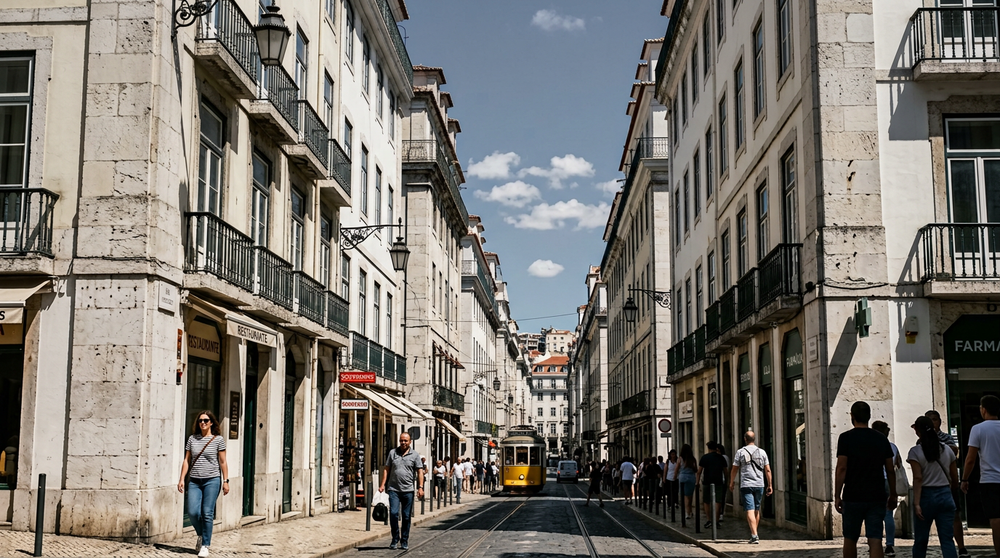
#> input picture sources/01_midday_city.png, 1000 x 558 px, shrunk from 1376 x 768 before the run, found by its file name; its folder holds only this picture in this run
$ python simulate_log2.py
#> lines starting #> are read from the running program, lines starting #| are printed output that depends on the picture
### GOLDEN_DAYLIGHT_CINEMA/BUILD/superseded_attempt/applelog2.py
"""
applelog2.py — Apple Log 2 / Apple Wide Gamut colour-science core.

GOLDEN DAYLIGHT CINEMA — standalone Apple Log 2 -> Rec.709 (gamma 2.4) LUT project.

SOURCES (see VALIDATION_REPORT.txt for the full citation list)
--------------------------------------------------------------
Transfer function (shared by Apple Log and Apple Log 2):
  Apple Inc., "Apple Log Profile White Paper", September 2023, and
  Apple Inc., "Apple Log 2 White Paper", September 2025.
  Constants reproduced in colour-science
  (colour/models/rgb/transfer_functions/apple_log_profile.py), which cites the
  Apple white paper and the AMPAS ACES IDT IDT.Apple.AppleLog_BT2020.ctl.

    R_0   = -0.05641088
    R_t   =  0.01
    sigma = 47.28711236
    beta  =  0.00964052
    gamma =  0.08550479
    delta =  0.69336945
    P_t   = sigma * (R_t - R_0)^2

Apple Wide Gamut primaries (Apple Log 2 only):
    R  (0.725,  0.301)
    G  (0.221,  0.814)
    B  (0.068, -0.076)
    W  D65 (0.3127, 0.3290)
  Cross-checked against four independent transcriptions of Apple's Apple Log 2
  white paper (OpenColorIO PR #2343 AppleCameras.cpp, hdr-toys clip.glsl,
  ireelz.com, cined.com) — all agree exactly.

INDEPENDENT VERIFICATION ANCHOR
-------------------------------
OpenColorIO-Config-ACES PR #179 / the Blender studio config publish the
Apple Wide Gamut -> ACES2065-1 (AP0) matrix with Bradford adaptation:

    [ 0.694961049318096 ,  0.241405268785364 ,  0.06363368189654   ]
    [ 0.0473627464149325,  1.00429592505428  , -0.0516586714692158 ]
    [-0.021989789359883 , -0.0289891049714743,  1.05097889433136   ]

verify_colorscience.py re-derives that matrix from the published chromaticities
and compares. If the derivation matches, our gamut maths is correct.

NOTE ON INPUT RANGE
-------------------
The Apple Log white paper defines the encoded pixel value P on the normalised
floating-point interval [0, 1] (10-bit FULL range: 0 -> 0.0, 1023 -> 1.0).
This module, and the delivered .cube, assume the LUT input is that normalised
full-range P. This is the same assumption Apple's own camera LUTs make.
"""

from __future__ import annotations

import numpy as np

# ---------------------------------------------------------------------------
# 1. Apple Log transfer function (identical in Apple Log and Apple Log 2)
# ---------------------------------------------------------------------------

APPLE_LOG = dict(
    R_0=-0.05641088,
    R_t=0.01,
    sigma=47.28711236,
    beta=0.00964052,
    gamma=0.08550479,
    delta=0.69336945,
)
APPLE_LOG["P_t"] = APPLE_LOG["sigma"] * (APPLE_LOG["R_t"] - APPLE_LOG["R_0"]) ** 2


def apple_log_encode(R):
    """Linear scene reflection R  ->  Apple Log encoded signal P in [0, 1].

    R = 0.18 is an 18 % reflectance reference grey chart.
    """
    R = np.asarray(R, dtype=np.float64)
    c = APPLE_LOG
    log_branch = c["gamma"] * np.log2(np.maximum(R + c["beta"], 1e-12)) + c["delta"]
    par_branch = c["sigma"] * (R - c["R_0"]) ** 2
    return np.select(
        [R >= c["R_t"], (R >= c["R_0"]) & (R < c["R_t"])],
        [log_branch, par_branch],
        default=0.0,
    )


# [11 lines left out: function apple_log_decode, not called in this run]


# ---------------------------------------------------------------------------
# 2. Chromaticities and RGB <-> XYZ matrices
# ---------------------------------------------------------------------------

D65 = (0.3127, 0.3290)
D60_ACES = (0.32168, 0.33767)

APPLE_WIDE_GAMUT_PRIMARIES = ((0.725, 0.301), (0.221, 0.814), (0.068, -0.076))
REC709_PRIMARIES = ((0.640, 0.330), (0.300, 0.600), (0.150, 0.060))
REC2020_PRIMARIES = ((0.708, 0.292), (0.170, 0.797), (0.131, 0.046))
AP0_PRIMARIES = ((0.7347, 0.2653), (0.0000, 1.0000), (0.0001, -0.0770))

# Bradford cone response matrix (Lam 1985) — the CAT used by OpenColorIO and
# OpenColorIO-Config-ACES for the Apple Wide Gamut -> AP0 matrix.
BRADFORD = np.array(
    [
        [0.8951, 0.2664, -0.1614],
        [-0.7502, 1.7135, 0.0367],
        [0.0389, -0.0685, 1.0296],
    ]
)


def xy_to_XYZ(xy, Y=1.0):
    x, y = xy
    return np.array([Y * x / y, Y, Y * (1.0 - x - y) / y])


def rgb_to_xyz_matrix(primaries, white_xy):
    """Build the 3x3 RGB -> CIE XYZ matrix from chromaticities (Y of white = 1)."""
    (rx, ry), (gx, gy), (bx, by) = primaries
    M = np.array(
        [
            [rx, gx, bx],
            [ry, gy, by],
            [1.0 - rx - ry, 1.0 - gx - gy, 1.0 - bx - by],
        ]
    )
    W = xy_to_XYZ(white_xy, 1.0)
    gains = np.linalg.solve(M, W)
    return M * gains[np.newaxis, :]


def bradford_adaptation(src_white_xy, dst_white_xy):
    """von Kries style chromatic adaptation matrix in XYZ using Bradford cones."""
#> in simulate_file, img is the input picture: PIL image 1000x558 RGB; mean R, G, B 122.2, 118, 111.5
    src = xy_to_XYZ(src_white_xy, 1.0)
    dst = xy_to_XYZ(dst_white_xy, 1.0)
    src_lms = BRADFORD @ src
    dst_lms = BRADFORD @ dst
    scale = np.diag(dst_lms / src_lms)
    return np.linalg.inv(BRADFORD) @ scale @ BRADFORD


# Working matrices -----------------------------------------------------------

AWG_TO_XYZ_D65 = rgb_to_xyz_matrix(APPLE_WIDE_GAMUT_PRIMARIES, D65)
XYZ_D65_TO_AWG = np.linalg.inv(AWG_TO_XYZ_D65)

REC709_TO_XYZ_D65 = rgb_to_xyz_matrix(REC709_PRIMARIES, D65)
XYZ_D65_TO_REC709 = np.linalg.inv(REC709_TO_XYZ_D65)

REC2020_TO_XYZ_D65 = rgb_to_xyz_matrix(REC2020_PRIMARIES, D65)
XYZ_D65_TO_REC2020 = np.linalg.inv(REC2020_TO_XYZ_D65)

AP0_TO_XYZ_D60 = rgb_to_xyz_matrix(AP0_PRIMARIES, D60_ACES)
XYZ_D60_TO_AP0 = np.linalg.inv(AP0_TO_XYZ_D60)

# Both Apple Wide Gamut and Rec.709 are D65 -> NO chromatic adaptation required.
AWG_TO_REC709 = XYZ_D65_TO_REC709 @ AWG_TO_XYZ_D65
AWG_TO_REC2020 = XYZ_D65_TO_REC2020 @ AWG_TO_XYZ_D65
REC709_TO_AWG = np.linalg.inv(AWG_TO_REC709)

# Verification target: Apple Wide Gamut -> ACES2065-1 with Bradford adaptation.
AWG_TO_AP0_BRADFORD = (
    XYZ_D60_TO_AP0 @ bradford_adaptation(D65, D60_ACES) @ AWG_TO_XYZ_D65
)

# Published reference (OpenColorIO-Config-ACES PR #179 / Blender studio config).
AWG_TO_AP0_REFERENCE = np.array(
    [
        [0.694961049318096, 0.241405268785364, 0.06363368189654],
        [0.0473627464149325, 1.00429592505428, -0.0516586714692158],
        [-0.021989789359883, -0.0289891049714743, 1.05097889433136],
    ]
)

# Rec.709 luminance weights (BT.709 Y'
REC709_LUMA = np.array([0.2126, 0.7152, 0.0722])


def apply_matrix(rgb, M):
    """Apply a 3x3 matrix to an (..., 3) array."""
    return np.einsum("ij,...j->...i", M, rgb)


# ---------------------------------------------------------------------------
# 3. Rec.709 / gamma 2.4 display encoding
# ---------------------------------------------------------------------------


# [78 lines left out: functions gamma24_encode, gamma24_decode, srgb_eotf, srgb_inverse_eotf, _compress_distance, gamut_compress and 1 more, not called in this run]


def _unit_curve(v, power):
    """f(v) = v / (1 + v^p)^(1/p); f(0)=0, f'(0)=1, f(inf)=1."""
    return v / ((1.0 + v**power) ** (1.0 / power))


class FilmicSigmoid:
    """Two-sided asymptotic power sigmoid mapping log2 stops to display code.

    x : log2(L / 0.18)  — stops relative to an 18 % grey card
    y : display code value in the output (gamma 2.4) encoding

    Continuous and C1 at the pivot (both halves have gradient `slope` there),
    strictly monotonic, and exactly reaches y_min at x_min and y_max at x_max.
    """

    # [62 lines left out: functions __init__, __call__, from_linear, describe, not called in this run]

### GOLDEN_DAYLIGHT_CINEMA/BUILD/superseded_attempt/simulate_log2.py
"""
simulate_log2.py — build DOCUMENTED SIMULATED Apple Log 2 frames from sRGB
source stills.

!!  IMPORTANT HONESTY NOTE  !!
These frames are SIMULATED. They are NOT iPhone 17 Pro sensor captures and do
not reproduce Apple's upstream sensor characterisation, demosaic, noise
reduction or ISP colour science. They exercise the delivered LUT over a
realistic Apple Log 2 signal range so the grade can be judged; they are not
evidence of how a real iPhone file behaves.

SIMULATION CHAIN (every step is explicit and reproducible)
----------------------------------------------------------
1.  Source 8-bit PNG, interpreted as sRGB (IEC 61966-2-1), -> display-linear.
2.  Inverse camera rendering -> scene-linear, D65 Rec.709 primaries:
      a) the sRGB display-linear value is treated as the output of a standard
         BT.709 camera rendering, inverted analytically via the inverse
         BT.709 OETF applied to the sRGB code value. This anchors
         BT.709 code 0.4137 (sRGB ~0.4167) to 18 % scene reflectance.
      b) a smooth HIGHLIGHT EXPANSION above code `hl_knee` re-spreads the
         compressed top end over `hl_stops` stops of scene-referred
         headroom. This DOES NOT invent texture: areas that are clipped flat
         in the source stay flat. It only places them at a plausible
         scene-referred level so the LUT's shoulder is genuinely exercised.
3.  scene-linear Rec.709 (D65) -> scene-linear Apple Wide Gamut (D65) by the
    inverse of the matrix derived from Apple's published primaries. No
    chromatic adaptation: both spaces are D65.
4.  Apple Log encode (Apple Log Profile White Paper constants) -> P in [0,1].
5.  Quantise to 10 bits full range, which is what Apple Log 2 records in
    ProRes and HEVC, then store as 16-bit PNG.

An `exposure_ev` offset can be applied at step 2 to produce the
under/over-exposed stress variants used in the validation report.
"""

from __future__ import annotations

import os
import sys

sys.path.insert(0, os.path.dirname(os.path.abspath(__file__)))

import numpy as np
from PIL import Image

from applelog2 import (
    REC709_TO_AWG,
    apple_log_encode,
    apply_matrix,
    srgb_eotf,
)

# BT.709 OETF constants (ITU-R BT.709-6)
_A, _B, _C = 1.099, 0.099, 4.5
_CUT = 0.018


def bt709_oetf_inverse(V):
    """BT.709 OETF code value -> scene-linear."""
    V = np.asarray(V, dtype=np.float64)
    lin_seg = V / _C
    log_seg = ((np.maximum(V, 0.0) + _B) / _A) ** (1.0 / 0.45)
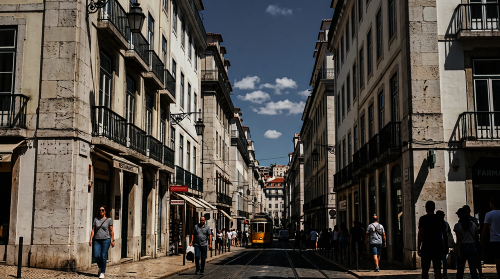
#> log_seg: shape (558, 1000, 3) float64 (shown at 1/2 size); mean of channels 0, 1, 2 0.321, 0.299, 0.275; drawn as R, G, B
    return np.where(V < _C * _CUT, lin_seg, log_seg)


def highlight_expand(lin, knee_lin, stops):
    """Smoothly re-spread the top of a clipped rendering over `stops` of
    scene-referred headroom, starting at `knee_lin`.

    Below the knee the mapping is the identity; at and above it the curve is
    C1-continuous and asymptotes at knee * 2**stops.
    """
#> called with knee_lin = 0.64, stops = 2.35
    lin = np.asarray(lin, dtype=np.float64)
    top = bt709_oetf_inverse(1.0)  # scene-linear at source code 1.0
    if knee_lin >= top:
        return lin
    target = knee_lin * (2.0**stops)
    span = target - knee_lin
    # x in [0, 1] across the compressed source range above the knee
    x = np.clip((lin - knee_lin) / (top - knee_lin), 0.0, 1.0)
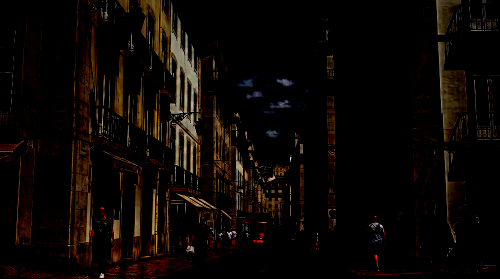
#> x: shape (558, 1000, 3) float64 (shown at 1/2 size); mean of channels 0, 1, 2 0.0474, 0.0275, 0.0149; drawn as R, G, B
    # Expansion curve: starts with gradient 1 in source units, accelerates.
    k = span / (top - knee_lin)
    shaped = x * (1.0 + (k - 1.0) * x * x * (3.0 - 2.0 * x))
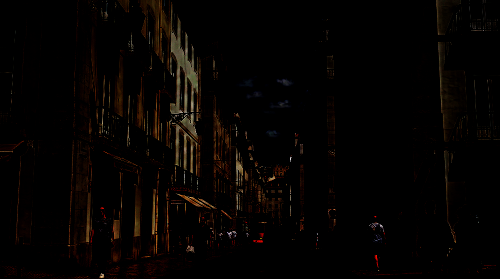
#> shaped: shape (558, 1000, 3) float64 (shown at 1/2 size); mean of channels 0, 1, 2 0.165, 0.0899, 0.0454; drawn with min black and max white
    return np.where(lin <= knee_lin, lin, knee_lin + shaped * (top - knee_lin))
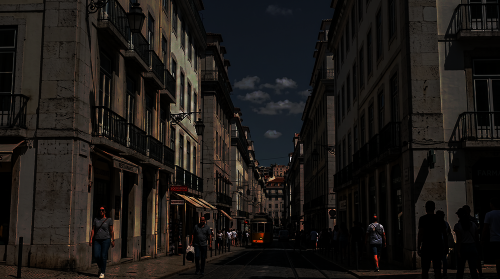
#> returned value: shape (558, 1000, 3) float64 (shown at 1/2 size); mean of channels 0, 1, 2 0.363, 0.321, 0.286; drawn with min black and max white


def srgb_to_scene_linear(srgb_code, exposure_ev=0.0, hl_knee_code=0.80, hl_stops=2.35):
    """sRGB code values in [0,1] -> scene-linear Rec.709 (0.18 = 18 % grey)."""
    srgb_code = np.clip(np.asarray(srgb_code, dtype=np.float64), 0.0, 1.0)
    lin = bt709_oetf_inverse(srgb_code)
    knee_lin = float(bt709_oetf_inverse(hl_knee_code))
    lin = highlight_expand(lin, knee_lin, hl_stops)
    return lin * (2.0**exposure_ev)


def scene_linear_to_log2(lin_709, quantise_bits=10):
    """scene-linear Rec.709 (D65) -> Apple Log 2 normalised signal P."""
#> called with quantise_bits = 10
    lin_awg = apply_matrix(lin_709, REC709_TO_AWG)
    P = apple_log_encode(lin_awg)
#> in apple_log_encode, `log_branch = c["gamma"] * np.log2(np.maximum(R + c["beta"], 1e-12)) + ..`:
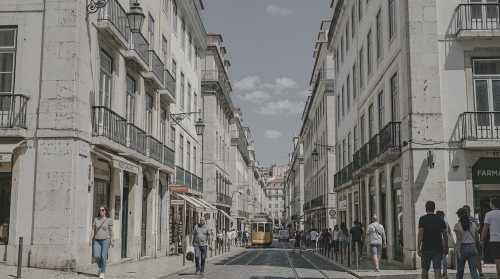
#> log_branch: shape (558, 1000, 3) float64 (shown at 1/2 size); mean R, G, B 0.485, 0.48, 0.468
#> in apple_log_encode, `par_branch = c["sigma"] * (R - c["R_0"]) ** 2`:
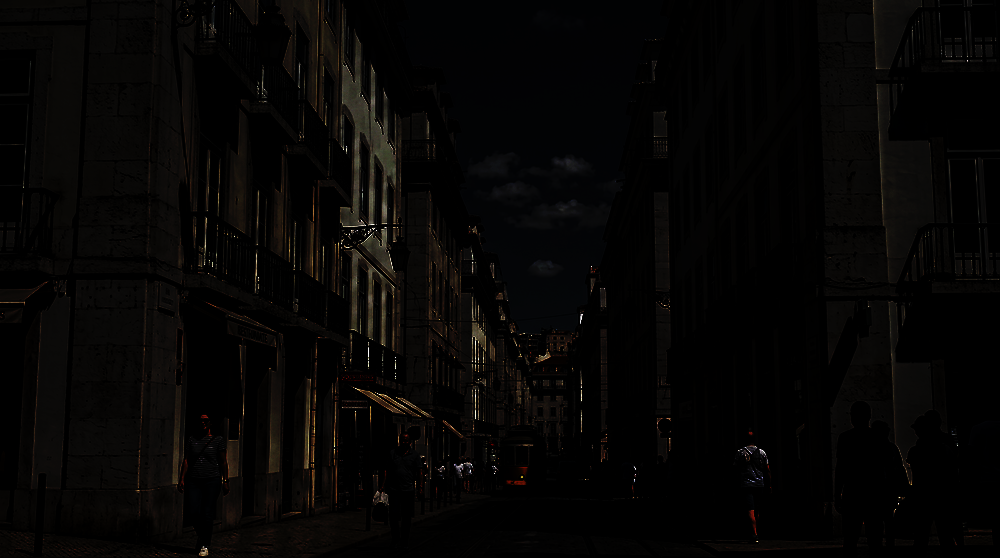
#> par_branch: shape (558, 1000, 3) float64; mean R, G, B 13.3, 11.3, 9.4; drawn with min black and max white
    P = np.clip(P, 0.0, 1.0)
    if quantise_bits:
        levels = 2**quantise_bits - 1
        P = np.round(P * levels) / levels
    return P


def simulate_file(src_path, exposure_ev=0.0, quantise_bits=10):
    img = Image.open(src_path).convert("RGB")
    arr = np.asarray(img, dtype=np.float64) / 255.0
    lin = srgb_to_scene_linear(arr, exposure_ev=exposure_ev)
    return scene_linear_to_log2(lin, quantise_bits=quantise_bits), img.size


def save_log2(P, path):
    """Store the simulated Apple Log 2 signal losslessly as float32 .npy.

    PIL cannot write 16-bit-per-channel RGB PNG, and 8 bits would throw away
    the 10-bit precision the simulation models, so the working intermediate is
    kept as raw float. The 8-bit BEFORE previews are rendered from this array.
    """
    os.makedirs(os.path.dirname(path), exist_ok=True)
    np.save(path, np.clip(P, 0.0, 1.0).astype(np.float32))


def main():
    root = os.path.dirname(os.path.dirname(os.path.abspath(__file__)))
    src_dir = os.path.join(root, "sources")
    out_dir = os.path.join(root, "work", "simulated_log2")
    os.makedirs(out_dir, exist_ok=True)

    names = sorted(f for f in os.listdir(src_dir) if f.lower().endswith(".png"))
    for n in names:
        P, size = simulate_file(os.path.join(src_dir, n))
        out = os.path.join(out_dir, n.replace(".png", "_LOG2.npy"))
        save_log2(P, out)
        print(
            f"{n:34s} {size[0]}x{size[1]}  P range [{P.min():.4f}, {P.max():.4f}]  "
            f"mean {P.mean():.4f}  -> {os.path.relpath(out, root)}"
        )
#| 01_midday_city.png                 1000x558  P range [0.1505, 0.8397]  mean 0.4790  -> work/simulated_log2/01_midday_city_LOG2.npy


if __name__ == "__main__":
    main()

$ run again, on sources/05_landscape_greenery.png
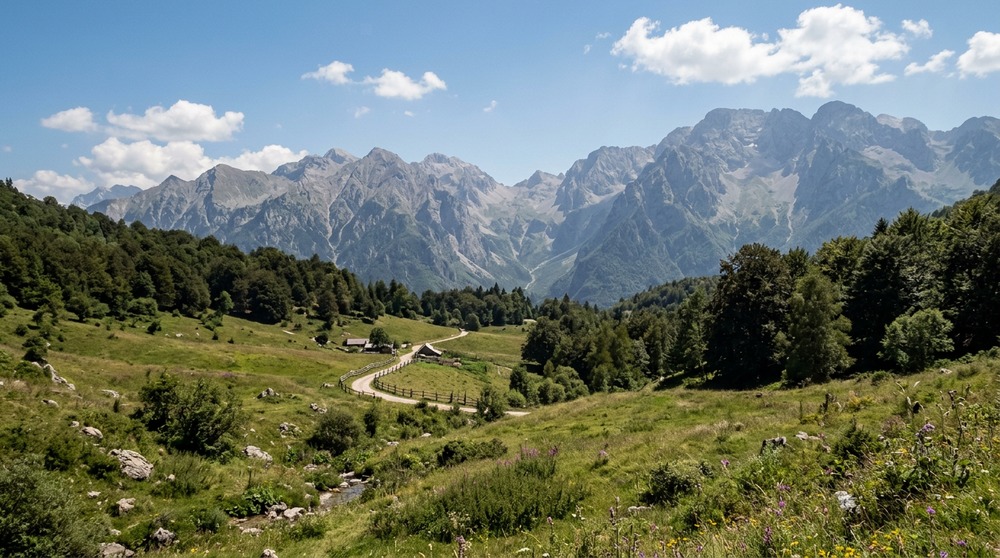
#> input picture sources/05_landscape_greenery.png, 1000 x 558 px, shrunk from 1376 x 768 before the run, found by its file name
#> in simulate_file, img is the input picture: PIL image 1000x558 RGB; mean R, G, B 109, 119.3, 107.9
#> in apple_log_encode, `log_branch = c["gamma"] * np.log2(np.maximum(R + c["beta"], 1e-12)) + ..`:
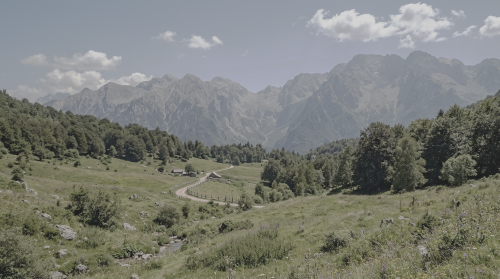
#> log_branch: shape (558, 1000, 3) float64 (shown at 1/2 size); mean R, G, B 0.484, 0.493, 0.466
#> in apple_log_encode, `par_branch = c["sigma"] * (R - c["R_0"]) ** 2`:
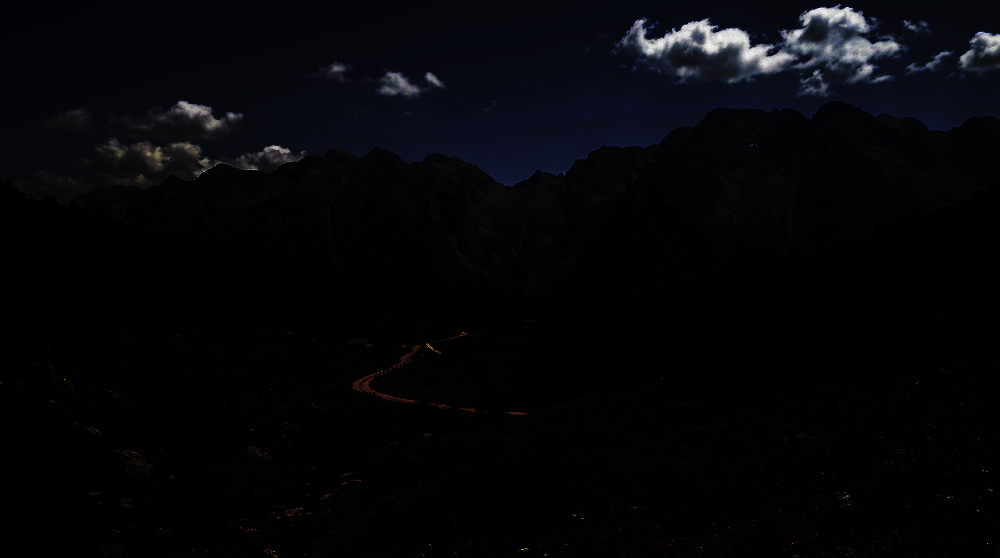
#> par_branch: shape (558, 1000, 3) float64; mean R, G, B 11.1, 12.5, 16.9; drawn with min black and max white
#| 05_landscape_greenery.png          1000x558  P range [0.1505, 0.8387]  mean 0.4818  -> work/simulated_log2/05_landscape_greenery_LOG2.npy

$ run again, on sources/06_golden_hour_landscape.png
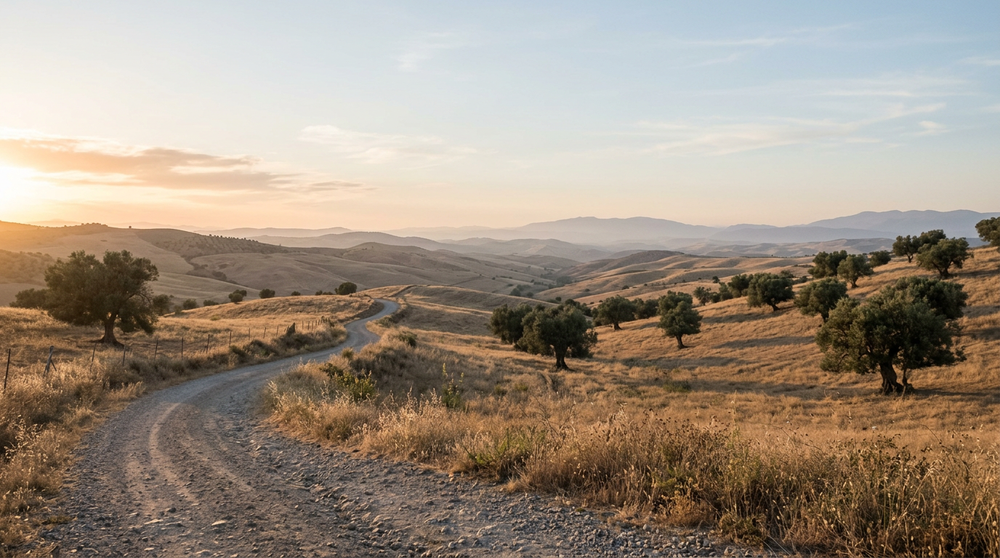
#> input picture sources/06_golden_hour_landscape.png, 1000 x 558 px, shrunk from 1376 x 768 before the run, found by its file name
#> in simulate_file, img is the input picture: PIL image 1000x558 RGB; mean R, G, B 156.9, 143.3, 128.6
#> in apple_log_encode, `log_branch = c["gamma"] * np.log2(np.maximum(R + c["beta"], 1e-12)) + ..`:
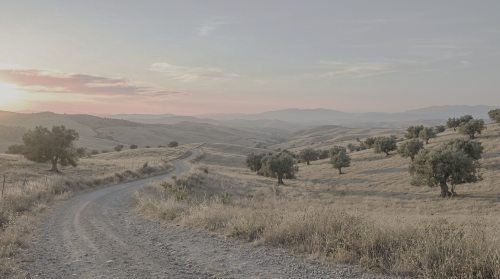
#> log_branch: shape (558, 1000, 3) float64 (shown at 1/2 size); mean R, G, B 0.566, 0.546, 0.52
#> in apple_log_encode, `par_branch = c["sigma"] * (R - c["R_0"]) ** 2`:
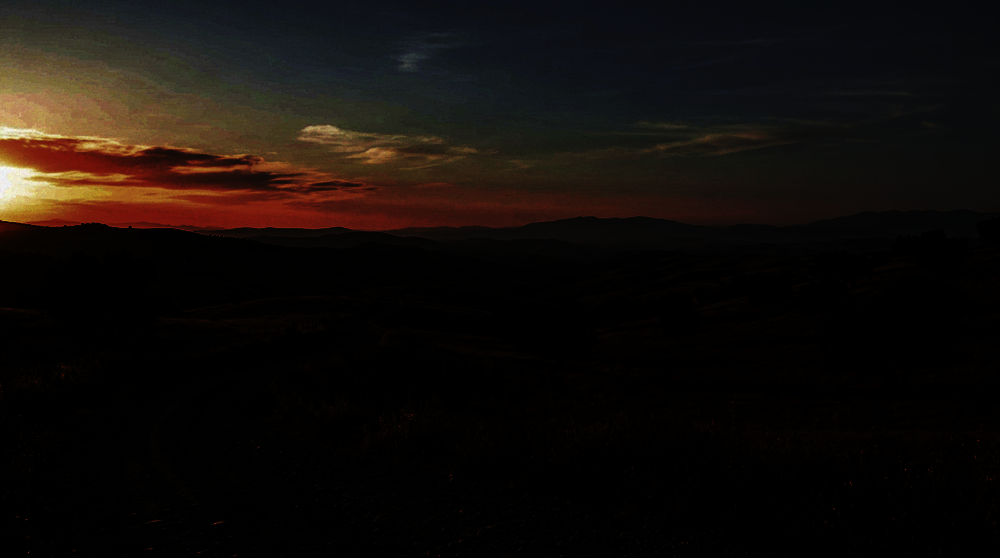
#> par_branch: shape (558, 1000, 3) float64; mean R, G, B 39, 28.2, 21.2; drawn with min black and max white
#| 06_golden_hour_landscape.png       1000x558  P range [0.1505, 0.8387]  mean 0.5439  -> work/simulated_log2/06_golden_hour_landscape_LOG2.npy
